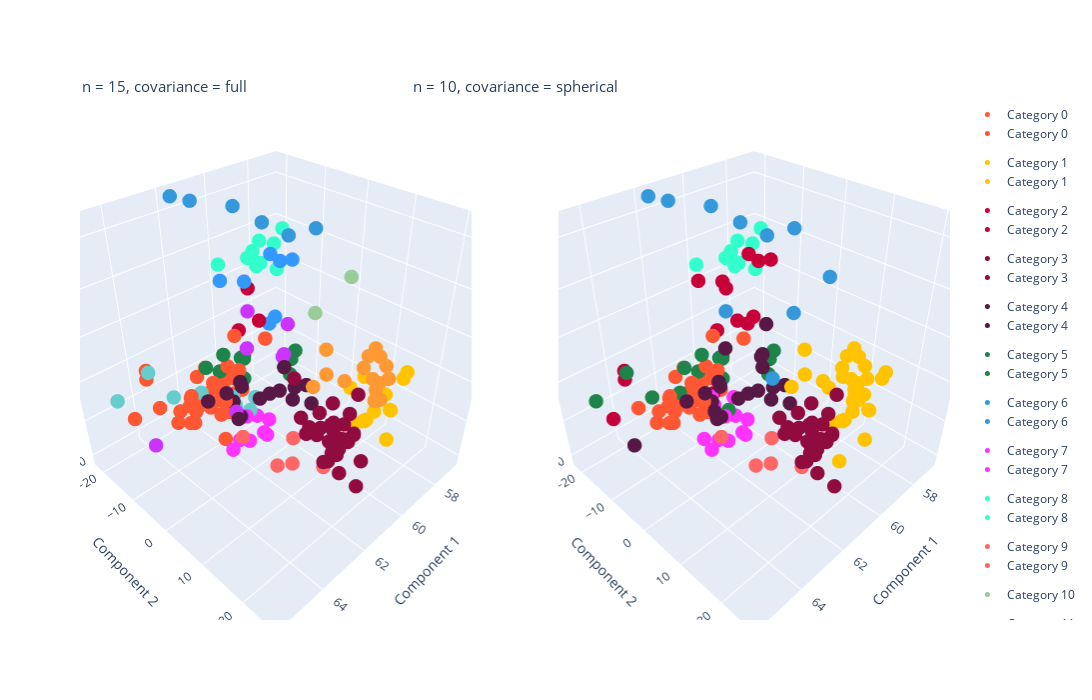

Here is the notebook cell this chart was saved with:
### Markdown cell above
In order to visualize how clusters were corresponded, another svd fit is done but this time only with 2 components to have x-y axis

### Code cell
# Declaring svd instance to use for plotting
svd_plot = TruncatedSVD(n_components=3, random_state=23)

# Creating the X_plot dataset
X_plot = svd_plot.fit_transform(X_sc)

# Plotting with Plotly
colors = ["#FF5733", "#FFC300", "#C70039", "#900C3F", "#581845", "#1E8449", "#3498DB",
          "#FF33FF", "#33FFCC", "#FF6666", "#99CC99", "#3399FF", "#FF9933", "#CC33FF", "#66CCCC"]

fig = make_subplots(rows=1, cols=2, specs=[[{'type': 'scatter3d'}, {'type': 'scatter3d'}]])

for j in range(2):
    model = gaussian_models[j]
    X_plot_gauss = np.c_[X_plot, gaussian_labels[j]]
    n_components = len(np.unique(gaussian_labels[j]))
    
    for category in np.unique(gaussian_labels[j]):
        category_indices = (gaussian_labels[j] == category)
        scatter = go.Scatter3d(x=X_plot_gauss[category_indices, 0], 
                               y=X_plot_gauss[category_indices, 1], 
                               z=X_plot_gauss[category_indices, 2],
                               mode='markers', 
                               marker=dict(color=colors[category], size=5),
                               name=f'Category {category}',
                               legendgroup=f'Category {category}')

        fig.add_trace(scatter, row=1, col=j + 1)

titles = [f'n = {gaussian_models[0].n_components}, covariance = {gaussian_models[0].covariance_type}',
          f'n = {gaussian_models[1].n_components}, covariance = {gaussian_models[1].covariance_type}']

legend_1 = go.layout.Annotation(x=0.5, y=1.15, xref="paper", yref="paper", text=titles[0], showarrow=False, font=dict(size=15))
legend_2 = go.layout.Annotation(x=1.5, y=1.15, xref="paper", yref="paper", text=titles[1], showarrow=False, font=dict(size=15))

# Configure the layout of the plot
fig.update_layout(scene1=dict(xaxis_title='Component 1', yaxis_title='Component 2', zaxis_title='Component 3'),
                  scene2=dict(xaxis_title='Component 1', yaxis_title='Component 2', zaxis_title='Component 3'),
                  width=1500,
                  height=700,
                  annotations=[
                      dict(
                          showarrow=False,
                          text=titles[0],
                          xref='paper', yref='paper',
                          x=0, y=1.05,
                          font=dict(size=15)
                      ),
                      dict(
                          showarrow=False,
                          text=titles[1],
                          xref='paper', yref='paper',
                          x=0.5, y=1.05,
                          font=dict(size=15)
                      )
                  ])

fig.show()

### Figure 1 — Plotly figure (JSON) as saved in the notebook; plotly's stock layout.template omitted (floating-point values rounded to 4 significant figures)
{"data": [{"legendgroup": "Category 0", "marker": {"color": "#FF5733", "size": 5}, "mode": "markers", "name": "Category 0", "scene": "scene", "type": "scatter3d", "x": [60.65, 62.77, 60.9, 61.12, 62.05, 63.2, 63.04, 62.62, 64.51, 61.92, 63.05, 62.45, 63.92, 62.47, 62.8, 62.05, 62.59, 62.1, 63.55, 61.18, 62.26, 62.23, 61.87, 63.22, 59.78, 63.39, 63.51, 61.3, 62.17, 62.02, 63.17, 62.34, 61.18, 61.67, 62.51, 61.19, 65.07, 64.25, 64.0], "y": [-11.33, -10.75, -9.407, -9.981, -10.21, -9.435, -9.191, -8.69, -9.316, -7.105, -9.54, -9.242, -8.906, -9.83, -10.17, -7.31, -8.199, -6.996, -7.823, -9.297, -7.419, -6.417, -8.897, -9.015, -8.908, -8.811, -11.09, -10.78, -8.434, -9.805, -9.929, -8.694, -8.395, -8.622, -4.914, -9.897, -13.27, -14.83, -16.81], "z": [-8.511, -7.091, -10.06, -6.563, -9.772, -4.036, -7.857, -7.432, -2.487, -11.38, -8.872, -5.534, -8.304, 0.7712, -0.7424, -8.098, -8.447, -6.788, -9.01, 5.384, -11.13, -7.116, -4.945, -11.05, 0.919, -5.621, -8.187, -6.309, -6.29, -7.379, -4.999, -2.963, -3.112, -0.6372, -15.46, -10.46, -6.041, 0.4337, 0.6659]}, {"legendgroup": "Category 1", "marker": {"color": "#FFC300", "size": 5}, "mode": "markers", "name": "Category 1", "scene": "scene", "type": "scatter3d", "x": [60.21, 60.71, 59.78, 60.57, 59.34, 60.31, 58.2, 58.11, 58.98, 60.81, 59.34, 60.35, 60.14, 59.67], "y": [17.75, 19.99, 21.08, 23.81, 18.38, 19.9, 17.79, 18.09, 18.63, 18.01, 16.56, 18.14, 13.98, 14.9], "z": [-3.108, 0.7312, 0.4932, -2.001, 0.9866, 1.191, 0.8442, 2.354, -4.174, -1.42, -0.08655, -2.173, 2.635, 4.36]}, {"legendgroup": "Category 2", "marker": {"color": "#C70039", "size": 5}, "mode": "markers", "name": "Category 2", "scene": "scene", "type": "scatter3d", "x": [60.19, 59.33, 59.05], "y": [-14.13, -16.27, -14.7], "z": [1.528, 9.294, 0.7883]}, {"legendgroup": "Category 3", "marker": {"color": "#900C3F", "size": 5}, "mode": "markers", "name": "Category 3", "scene": "scene", "type": "scatter3d", "x": [63.07, 63.14, 62.89, 62.83, 62.21, 63.0, 62.68, 62.6, 61.74, 62.02, 62.37, 62.13, 63.33, 61.91, 62.83, 62.43, 62.91, 63.1, 61.69, 62.87, 60.9, 61.88, 62.51, 63.2, 62.59, 62.24, 62.27, 62.47, 62.93, 61.09, 62.45], "y": [18.66, 17.28, 22.47, 23.12, 19.56, 19.89, 22.87, 18.75, 21.7, 18.35, 20.31, 22.26, 19.33, 22.36, 22.39, 21.65, 21.87, 24.93, 20.42, 23.09, 18.66, 20.25, 18.02, 23.17, 20.67, 22.3, 21.6, 12.44, 21.16, 21.17, 25.75], "z": [6.926, 8.344, 3.139, 2.897, 5.329, 5.787, 3.44, 5.017, 2.475, 8.232, 4.598, 2.465, 6.923, 3.333, 3.742, 3.659, 5.37, 1.216, 5.997, 3.204, 6.514, 4.182, 7.616, 3.041, 7.098, 3.49, 3.238, 11.54, 0.1242, -7.519, -4.222]}, {"legendgroup": "Category 4", "marker": {"color": "#581845", "size": 5}, "mode": "markers", "name": "Category 4", "scene": "scene", "type": "scatter3d", "x": [61.31, 62.35, 60.68, 62.14, 61.79, 61.96, 62.86, 61.42, 59.74, 60.17, 59.89, 59.22, 59.07, 60.22, 59.15], "y": [-6.965, -1.85, -5.581, -6.288, -6.658, -3.64, -7.006, -6.728, -1.457, -2.864, -3.109, 1.075, -1.156, -5.346, -3.88], "z": [-6.255, -8.196, -10.94, -4.895, -8.601, -10.13, -5.062, -4.497, -11.81, -8.698, -3.213, -13.1, -9.699, -10.96, -11.81]}, {"legendgroup": "Category 5", "marker": {"color": "#1E8449", "size": 5}, "mode": "markers", "name": "Category 5", "scene": "scene", "type": "scatter3d", "x": [60.77, 62.46, 60.77, 61.86, 61.67, 60.84, 61.0, 59.19, 59.04, 58.73], "y": [-9.301, -9.677, -9.368, -9.734, -9.695, -9.829, -8.126, -5.076, -5.542, -6.051], "z": [-1.071, 0.8156, -1.774, -2.062, 1.726, -1.658, -5.763, -8.607, -4.964, -3.887]}, {"legendgroup": "Category 6", "marker": {"color": "#3498DB", "size": 5}, "mode": "markers", "name": "Category 6", "scene": "scene", "type": "scatter3d", "x": [59.0, 60.04, 61.18, 61.68, 59.93, 58.82], "y": [-0.5274, -1.608, -19.6, -21.53, -16.04, -14.79], "z": [28.68, 28.8, 31.89, 33.04, 29.8, 24.69]}, {"legendgroup": "Category 7", "marker": {"color": "#FF33FF", "size": 5}, "mode": "markers", "name": "Category 7", "scene": "scene", "type": "scatter3d", "x": [61.81, 60.88, 61.44, 60.37, 61.65, 62.48, 60.84, 60.57], "y": [-5.072, -5.306, -5.085, -4.73, -3.165, -3.029, -2.802, -5.126], "z": [-18.63, -15.05, -13.04, -17.68, -18.12, -17.36, -19.18, -21.19]}, {"legendgroup": "Category 8", "marker": {"color": "#33FFCC", "size": 5}, "mode": "markers", "name": "Category 8", "scene": "scene", "type": "scatter3d", "x": [58.26, 58.6, 57.08, 58.7, 60.08, 57.27, 57.08, 60.08, 57.27, 58.7, 58.26, 58.37, 56.85, 58.28], "y": [-18.8, -20.33, -20.94, -19.84, -20.18, -19.08, -20.94, -20.18, -19.08, -19.84, -18.53, -19.09, -19.71, -20.69], "z": [17.86, 13.7, 14.03, 14.09, 15.25, 8.436, 14.03, 15.25, 8.436, 14.09, 12.42, 11.6, 17.92, 14.59]}, {"legendgroup": "Category 9", "marker": {"color": "#FF6666", "size": 5}, "mode": "markers", "name": "Category 9", "scene": "scene", "type": "scatter3d", "x": [63.17, 63.1, 61.23, 62.14, 61.68], "y": [4.183, 12.16, 13.83, 10.77, 8.568], "z": [-5.59, -7.258, -14.38, -11.95, -8.54]}, {"legendgroup": "Category 10", "marker": {"color": "#99CC99", "size": 5}, "mode": "markers", "name": "Category 10", "scene": "scene", "type": "scatter3d", "x": [58.55, 60.53], "y": [5.89, 7.173], "z": [19.84, 17.34]}, {"legendgroup": "Category 11", "marker": {"color": "#3399FF", "size": 5}, "mode": "markers", "name": "Category 11", "scene": "scene", "type": "scatter3d", "x": [57.17, 58.17, 57.79, 58.39, 60.21, 58.66, 59.61], "y": [-15.15, -16.15, -15.37, -13.63, -18.98, -13.86, -15.53], "z": [12.3, 15.41, 13.19, 0.6313, 12.06, -0.6468, 11.98]}, {"legendgroup": "Category 12", "marker": {"color": "#FF9933", "size": 5}, "mode": "markers", "name": "Category 12", "scene": "scene", "type": "scatter3d", "x": [61.53, 59.74, 61.17, 58.95, 59.83, 59.08, 60.45, 60.44, 60.13, 59.2, 60.47, 58.75, 58.33, 59.72, 58.98], "y": [11.95, 16.92, 13.03, 13.96, 18.05, 13.11, 9.545, 20.2, 20.16, 16.34, 13.96, 16.64, 12.89, 14.74, 16.61], "z": [6.194, 5.218, 8.568, 8.434, 3.645, 6.474, 10.09, 4.454, 3.609, 2.1, 5.303, 1.905, 3.912, 6.549, 5.754]}, {"legendgroup": "Category 13", "marker": {"color": "#CC33FF", "size": 5}, "mode": "markers", "name": "Category 13", "scene": "scene", "type": "scatter3d", "x": [59.56, 59.46, 60.61, 62.08, 65.31, 61.89, 61.03, 58.56], "y": [-5.249, -5.403, -8.869, -4.071, -5.259, -3.497, -6.843, -9.095], "z": [-2.605, -2.331, 10.16, -8.681, -6.323, -10.42, 3.084, 1.335]}, {"legendgroup": "Category 14", "marker": {"color": "#66CCCC", "size": 5}, "mode": "markers", "name": "Category 14", "scene": "scene", "type": "scatter3d", "x": [61.19, 61.34, 65.7, 62.75, 64.55, 61.77, 61.73, 62.61, 63.89, 61.48, 60.57, 62.03], "y": [-5.5, -8.818, -11.9, -9.582, -11.2, -7.545, -8.247, -9.719, -9.69, -8.59, -7.565, -9.173], "z": [-12.39, -12.61, 1.753, -4.756, 5.284, -8.933, -9.217, -7.684, -2.168, -9.622, -12.19, -6.669]}, {"legendgroup": "Category 0", "marker": {"color": "#FF5733", "size": 5}, "mode": "markers", "name": "Category 0", "scene": "scene2", "type": "scatter3d", "x": [60.65, 62.77, 60.9, 61.12, 62.05, 63.2, 63.04, 62.62, 64.51, 61.92, 63.05, 62.45, 63.92, 62.47, 62.8, 62.05, 62.59, 62.1, 63.55, 61.18, 62.26, 62.23, 61.87, 63.22, 59.78, 63.39, 63.51, 61.3, 62.17, 62.02, 63.17, 62.34, 61.18, 61.67], "y": [-11.33, -10.75, -9.407, -9.981, -10.21, -9.435, -9.191, -8.69, -9.316, -7.105, -9.54, -9.242, -8.906, -9.83, -10.17, -7.31, -8.199, -6.996, -7.823, -9.297, -7.419, -6.417, -8.897, -9.015, -8.908, -8.811, -11.09, -10.78, -8.434, -9.805, -9.929, -8.694, -8.395, -8.622], "z": [-8.511, -7.091, -10.06, -6.563, -9.772, -4.036, -7.857, -7.432, -2.487, -11.38, -8.872, -5.534, -8.304, 0.7712, -0.7424, -8.098, -8.447, -6.788, -9.01, 5.384, -11.13, -7.116, -4.945, -11.05, 0.919, -5.621, -8.187, -6.309, -6.29, -7.379, -4.999, -2.963, -3.112, -0.6372]}, {"legendgroup": "Category 1", "marker": {"color": "#FFC300", "size": 5}, "mode": "markers", "name": "Category 1", "scene": "scene2", "type": "scatter3d", "x": [61.53, 59.74, 60.21, 61.17, 58.95, 59.83, 59.08, 60.45, 60.44, 60.71, 59.78, 60.13, 60.57, 59.2, 59.34, 60.31, 58.2, 58.11, 58.98, 60.81, 60.47, 58.75, 59.34, 60.35, 58.33, 60.14, 59.72, 58.98, 59.67, 61.09], "y": [11.95, 16.92, 17.75, 13.03, 13.96, 18.05, 13.11, 9.545, 20.2, 19.99, 21.08, 20.16, 23.81, 16.34, 18.38, 19.9, 17.79, 18.09, 18.63, 18.01, 13.96, 16.64, 16.56, 18.14, 12.89, 13.98, 14.74, 16.61, 14.9, 21.17], "z": [6.194, 5.218, -3.108, 8.568, 8.434, 3.645, 6.474, 10.09, 4.454, 0.7312, 0.4932, 3.609, -2.001, 2.1, 0.9866, 1.191, 0.8442, 2.354, -4.174, -1.42, 5.303, 1.905, -0.08655, -2.173, 3.912, 2.635, 6.549, 5.754, 4.36, -7.519]}, {"legendgroup": "Category 2", "marker": {"color": "#C70039", "size": 5}, "mode": "markers", "name": "Category 2", "scene": "scene2", "type": "scatter3d", "x": [57.17, 58.17, 57.79, 58.39, 60.21, 58.66, 59.61, 60.19, 59.33, 59.05, 61.19, 65.07, 64.25, 64.0], "y": [-15.15, -16.15, -15.37, -13.63, -18.98, -13.86, -15.53, -14.13, -16.27, -14.7, -9.897, -13.27, -14.83, -16.81], "z": [12.3, 15.41, 13.19, 0.6313, 12.06, -0.6468, 11.98, 1.528, 9.294, 0.7883, -10.46, -6.041, 0.4337, 0.6659]}, {"legendgroup": "Category 3", "marker": {"color": "#900C3F", "size": 5}, "mode": "markers", "name": "Category 3", "scene": "scene2", "type": "scatter3d", "x": [63.07, 63.14, 62.89, 62.83, 62.21, 63.0, 62.68, 62.6, 61.74, 62.02, 62.37, 62.13, 63.33, 61.91, 62.83, 62.43, 62.91, 63.1, 61.69, 62.87, 60.9, 61.88, 62.51, 63.2, 62.59, 62.24, 62.27, 62.93, 62.45], "y": [18.66, 17.28, 22.47, 23.12, 19.56, 19.89, 22.87, 18.75, 21.7, 18.35, 20.31, 22.26, 19.33, 22.36, 22.39, 21.65, 21.87, 24.93, 20.42, 23.09, 18.66, 20.25, 18.02, 23.17, 20.67, 22.3, 21.6, 21.16, 25.75], "z": [6.926, 8.344, 3.139, 2.897, 5.329, 5.787, 3.44, 5.017, 2.475, 8.232, 4.598, 2.465, 6.923, 3.333, 3.742, 3.659, 5.37, 1.216, 5.997, 3.204, 6.514, 4.182, 7.616, 3.041, 7.098, 3.49, 3.238, 0.1242, -4.222]}, {"legendgroup": "Category 4", "marker": {"color": "#581845", "size": 5}, "mode": "markers", "name": "Category 4", "scene": "scene2", "type": "scatter3d", "x": [59.56, 59.46, 62.08, 65.31, 61.89, 61.03, 58.56, 61.31, 62.35, 60.68, 62.14, 61.79, 61.96, 62.86, 61.42, 59.74, 60.17, 59.89, 59.22, 59.07, 60.22, 59.15], "y": [-5.249, -5.403, -4.071, -5.259, -3.497, -6.843, -9.095, -6.965, -1.85, -5.581, -6.288, -6.658, -3.64, -7.006, -6.728, -1.457, -2.864, -3.109, 1.075, -1.156, -5.346, -3.88], "z": [-2.605, -2.331, -8.681, -6.323, -10.42, 3.084, 1.335, -6.255, -8.196, -10.94, -4.895, -8.601, -10.13, -5.062, -4.497, -11.81, -8.698, -3.213, -13.1, -9.699, -10.96, -11.81]}, {"legendgroup": "Category 5", "marker": {"color": "#1E8449", "size": 5}, "mode": "markers", "name": "Category 5", "scene": "scene2", "type": "scatter3d", "x": [61.19, 60.77, 65.7, 62.75, 62.46, 64.55, 60.77, 61.86, 61.67, 62.61, 60.84, 63.89, 61.0, 59.19, 59.04, 58.73], "y": [-5.5, -9.301, -11.9, -9.582, -9.677, -11.2, -9.368, -9.734, -9.695, -9.719, -9.829, -9.69, -8.126, -5.076, -5.542, -6.051], "z": [-12.39, -1.071, 1.753, -4.756, 0.8156, 5.284, -1.774, -2.062, 1.726, -7.684, -1.658, -2.168, -5.763, -8.607, -4.964, -3.887]}, {"legendgroup": "Category 6", "marker": {"color": "#3498DB", "size": 5}, "mode": "markers", "name": "Category 6", "scene": "scene2", "type": "scatter3d", "x": [58.55, 60.53, 60.61, 62.47, 59.0, 60.04, 61.18, 61.68, 59.93, 58.82], "y": [5.89, 7.173, -8.869, 12.44, -0.5274, -1.608, -19.6, -21.53, -16.04, -14.79], "z": [19.84, 17.34, 10.16, 11.54, 28.68, 28.8, 31.89, 33.04, 29.8, 24.69]}, {"legendgroup": "Category 7", "marker": {"color": "#FF33FF", "size": 5}, "mode": "markers", "name": "Category 7", "scene": "scene2", "type": "scatter3d", "x": [61.34, 61.77, 61.73, 61.81, 60.88, 61.44, 60.37, 61.65, 61.48, 62.48, 60.84, 60.57, 62.03, 60.57, 62.51], "y": [-8.818, -7.545, -8.247, -5.072, -5.306, -5.085, -4.73, -3.165, -8.59, -3.029, -2.802, -7.565, -9.173, -5.126, -4.914], "z": [-12.61, -8.933, -9.217, -18.63, -15.05, -13.04, -17.68, -18.12, -9.622, -17.36, -19.18, -12.19, -6.669, -21.19, -15.46]}, {"legendgroup": "Category 8", "marker": {"color": "#33FFCC", "size": 5}, "mode": "markers", "name": "Category 8", "scene": "scene2", "type": "scatter3d", "x": [58.26, 58.6, 57.08, 58.7, 60.08, 57.27, 57.08, 60.08, 57.27, 58.7, 58.26, 58.37, 56.85, 58.28], "y": [-18.8, -20.33, -20.94, -19.84, -20.18, -19.08, -20.94, -20.18, -19.08, -19.84, -18.53, -19.09, -19.71, -20.69], "z": [17.86, 13.7, 14.03, 14.09, 15.25, 8.436, 14.03, 15.25, 8.436, 14.09, 12.42, 11.6, 17.92, 14.59]}, {"legendgroup": "Category 9", "marker": {"color": "#FF6666", "size": 5}, "mode": "markers", "name": "Category 9", "scene": "scene2", "type": "scatter3d", "x": [63.17, 63.1, 61.23, 62.14, 61.68], "y": [4.183, 12.16, 13.83, 10.77, 8.568], "z": [-5.59, -7.258, -14.38, -11.95, -8.54]}], "layout": {"annotations": [{"font": {"size": 15}, "showarrow": false, "text": "n = 15, covariance = full", "x": 0, "xref": "paper", "y": 1.05, "yref": "paper"}, {"font": {"size": 15}, "showarrow": false, "text": "n = 10, covariance = spherical", "x": 0.5, "xref": "paper", "y": 1.05, "yref": "paper"}], "height": 700, "scene": {"domain": {"x": [0, 0.45], "y": [0, 1]}, "xaxis": {"title": {"text": "Component 1"}}, "yaxis": {"title": {"text": "Component 2"}}, "zaxis": {"title": {"text": "Component 3"}}}, "scene2": {"domain": {"x": [0.55, 1], "y": [0, 1]}, "xaxis": {"title": {"text": "Component 1"}}, "yaxis": {"title": {"text": "Component 2"}}, "zaxis": {"title": {"text": "Component 3"}}}, "width": 1500}}
